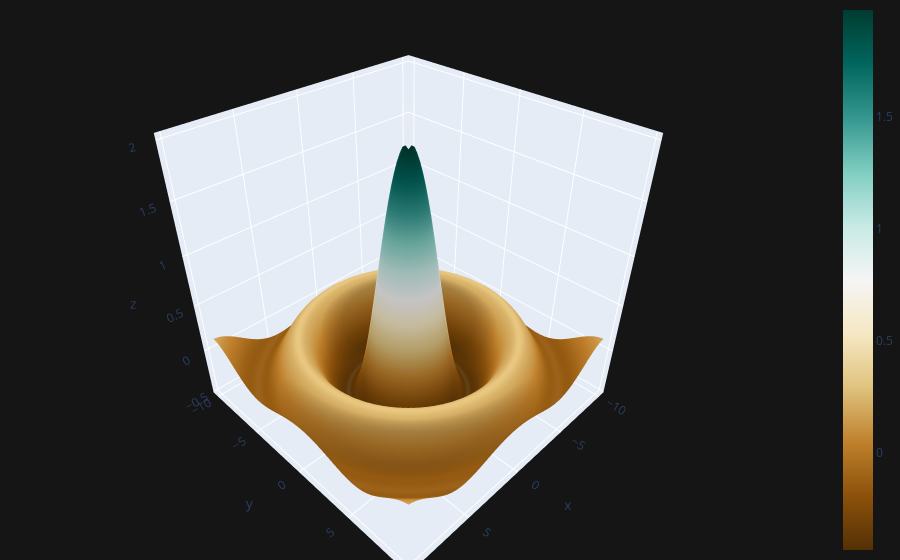

This figure's notebook cell:
### Code cell
cf.datagen.sinwave(10,.25).iplot(kind='surface',theme='solar',colorscale='brbg',margin=(0,0,0,0))

### Figure 1 — Plotly figure (JSON) as saved in the notebook; plotly's stock layout.template omitted (floating-point values rounded to 4 significant figures; data arrays with more than 128 entries replaced by an {"elided": "..."} marker saying what was removed)
{"data": [{"colorscale": [[0, "rgb(84,48,5)"], [0.1, "rgb(140,81,10)"], [0.2, "rgb(191,129,45)"], [0.3, "rgb(223,194,125)"], [0.4, "rgb(246,232,195)"], [0.5, "rgb(245,245,245)"], [0.6, "rgb(199,234,229)"], [0.7, "rgb(128,205,193)"], [0.8, "rgb(53,151,143)"], [0.9, "rgb(1,102,94)"], [1, "rgb(0,60,48)"]], "type": "surface", "x": [-10, -9.75, -9.5, -9.25, -9, -8.75, -8.5, -8.25, -8, -7.75, -7.5, -7.25, -7, -6.75, -6.5, -6.25, -6, -5.75, -5.5, -5.25, -5, -4.75, -4.5, -4.25, -4, -3.75, -3.5, -3.25, -3, -2.75, -2.5, -2.25, -2, -1.75, -1.5, -1.25, -1, -0.75, -0.5, -0.25, 0, 0.25, 0.5, 0.75, 1, 1.25, 1.5, 1.75, 2, 2.25, 2.5, 2.75, 3, 3.25, 3.5, 3.75, 4, 4.25, 4.5, 4.75, 5, 5.25, 5.5, 5.75, 6, 6.25, 6.5, 6.75, 7, 7.25, 7.5, 7.75, 8, 8.25, 8.5, 8.75, 9, 9.25, 9.5, 9.75], "y": [-10, -9.75, -9.5, -9.25, -9, -8.75, -8.5, -8.25, -8, -7.75, -7.5, -7.25, -7, -6.75, -6.5, -6.25, -6, -5.75, -5.5, -5.25, -5, -4.75, -4.5, -4.25, -4, -3.75, -3.5, -3.25, -3, -2.75, -2.5, -2.25, -2, -1.75, -1.5, -1.25, -1, -0.75, -0.5, -0.25, 0, 0.25, 0.5, 0.75, 1, 1.25, 1.5, 1.75, 2, 2.25, 2.5, 2.75, 3, 3.25, 3.5, 3.75, 4, 4.25, 4.5, 4.75, 5, 5.25, 5.5, 5.75, 6, 6.25, 6.5, 6.75, 7, 7.25, 7.5, 7.75, 8, 8.25, 8.5, 8.75, 9, 9.25, 9.5, 9.75], "z": {"elided": "80x80 float values"}}], "layout": {"legend": {"bgcolor": "#151516", "font": {"color": "#D9D9D9"}}, "margin": {"b": 0, "l": 0, "r": 0, "t": 0}, "paper_bgcolor": "#151516", "plot_bgcolor": "#151516", "title": {"font": {"color": "#D9D9D9"}}, "xaxis": {"gridcolor": "#434343", "showgrid": true, "tickfont": {"color": "#C2C2C2"}, "title": {"font": {"color": "#D9D9D9"}, "text": ""}, "zerolinecolor": "#666570"}, "yaxis": {"gridcolor": "#434343", "showgrid": true, "tickfont": {"color": "#C2C2C2"}, "title": {"font": {"color": "#D9D9D9"}, "text": ""}, "zerolinecolor": "#666570"}}}
